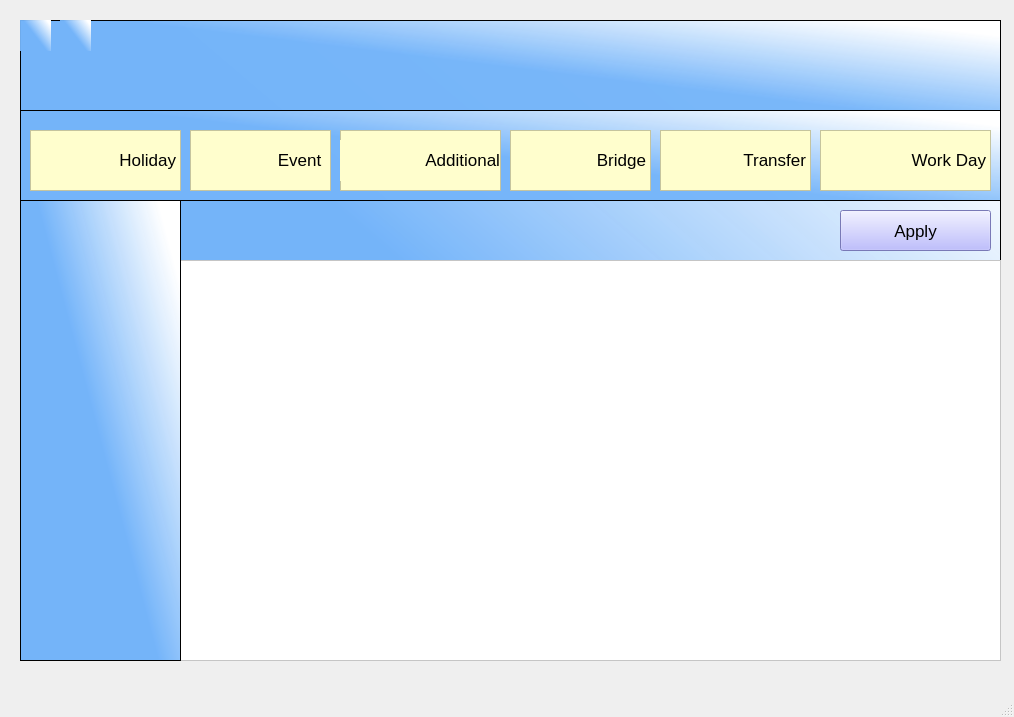
<?xml version="1.0" encoding="UTF-8"?>
<ui version="4.0">
 <class>MainWindow</class>
 <widget class="QMainWindow" name="MainWindow">
  <property name="geometry">
   <rect>
    <x>0</x>
    <y>0</y>
    <width>1014</width>
    <height>717</height>
   </rect>
  </property>
  <property name="windowTitle">
   <string>MainWindow</string>
  </property>
  <property name="styleSheet">
   <string notr="true"/>
  </property>
  <widget class="QWidget" name="centralwidget">
   <widget class="QWidget" name="widget" native="true">
    <property name="geometry">
     <rect>
      <x>20</x>
      <y>20</y>
      <width>981</width>
      <height>641</height>
     </rect>
    </property>
    <property name="styleSheet">
     <string notr="true">background-color: rgb(135, 255, 255);
background-color: qlineargradient(spread:pad, x1:0.502488, y1:0.528, x2:1, y2:0.148, stop:0 rgba(116, 180, 249, 242), stop:0.970149 rgba(255, 255, 255, 255));</string>
    </property>
    <widget class="QWidget" name="gridLayoutWidget">
     <property name="geometry">
      <rect>
       <x>0</x>
       <y>0</y>
       <width>981</width>
       <height>641</height>
      </rect>
     </property>
     <layout class="QGridLayout" name="gridLayout">
      <item row="1" column="0">
       <widget class="QFrame" name="frame">
        <property name="frameShape">
         <enum>QFrame::StyledPanel</enum>
        </property>
        <property name="frameShadow">
         <enum>QFrame::Raised</enum>
        </property>
        <widget class="QFrame" name="frame_2">
         <property name="geometry">
          <rect>
           <x>0</x>
           <y>0</y>
           <width>981</width>
           <height>91</height>
          </rect>
         </property>
         <property name="styleSheet">
          <string notr="true"/>
         </property>
         <property name="frameShape">
          <enum>QFrame::StyledPanel</enum>
         </property>
         <property name="frameShadow">
          <enum>QFrame::Raised</enum>
         </property>
         <widget class="QLabel" name="labelHome">
          <property name="geometry">
           <rect>
            <x>0</x>
            <y>0</y>
            <width>31</width>
            <height>31</height>
           </rect>
          </property>
          <property name="focusPolicy">
           <enum>Qt::StrongFocus</enum>
          </property>
          <property name="text">
           <string/>
          </property>
          <property name="pixmap">
           <pixmap>images/ic_home.png</pixmap>
          </property>
          <property name="scaledContents">
           <bool>true</bool>
          </property>
         </widget>
         <widget class="QLabel" name="labelProfile">
          <property name="geometry">
           <rect>
            <x>40</x>
            <y>0</y>
            <width>31</width>
            <height>31</height>
           </rect>
          </property>
          <property name="focusPolicy">
           <enum>Qt::StrongFocus</enum>
          </property>
          <property name="text">
           <string/>
          </property>
          <property name="pixmap">
           <pixmap>images/ic_profile.png</pixmap>
          </property>
          <property name="scaledContents">
           <bool>true</bool>
          </property>
         </widget>
        </widget>
        <widget class="QTableWidget" name="tableWidget">
         <property name="geometry">
          <rect>
           <x>0</x>
           <y>90</y>
           <width>981</width>
           <height>91</height>
          </rect>
         </property>
        </widget>
        <widget class="QTableView" name="tableView">
         <property name="geometry">
          <rect>
           <x>160</x>
           <y>240</y>
           <width>821</width>
           <height>401</height>
          </rect>
         </property>
         <property name="styleSheet">
          <string notr="true">background-color: rgb(255, 255, 255);</string>
         </property>
        </widget>
        <widget class="QPushButton" name="pushButtonApply">
         <property name="geometry">
          <rect>
           <x>820</x>
           <y>190</y>
           <width>151</width>
           <height>41</height>
          </rect>
         </property>
         <property name="font">
          <font>
           <pointsize>13</pointsize>
           <weight>50</weight>
           <bold>false</bold>
          </font>
         </property>
         <property name="styleSheet">
          <string notr="true">background-color: rgb(170, 170, 255);</string>
         </property>
         <property name="text">
          <string>Apply</string>
         </property>
         <property name="icon">
          <iconset>
           <normaloff>images/ic_apply.png</normaloff>images/ic_apply.png</iconset>
         </property>
        </widget>
        <widget class="QLabel" name="labelEvent">
         <property name="geometry">
          <rect>
           <x>170</x>
           <y>110</y>
           <width>141</width>
           <height>61</height>
          </rect>
         </property>
         <property name="font">
          <font>
           <pointsize>13</pointsize>
           <weight>50</weight>
           <bold>false</bold>
          </font>
         </property>
         <property name="focusPolicy">
          <enum>Qt::StrongFocus</enum>
         </property>
         <property name="layoutDirection">
          <enum>Qt::RightToLeft</enum>
         </property>
         <property name="styleSheet">
          <string notr="true">background-color: rgb(255, 254, 205);</string>
         </property>
         <property name="frameShape">
          <enum>QFrame::StyledPanel</enum>
         </property>
         <property name="frameShadow">
          <enum>QFrame::Plain</enum>
         </property>
         <property name="text">
          <string>&lt;html&gt;&lt;head/&gt;&lt;body&gt;&lt;p align=&quot;right&quot;&gt;Event      &lt;/p&gt;&lt;/body&gt;&lt;/html&gt;</string>
         </property>
         <property name="textFormat">
          <enum>Qt::AutoText</enum>
         </property>
         <property name="scaledContents">
          <bool>false</bool>
         </property>
         <property name="alignment">
          <set>Qt::AlignRight|Qt::AlignTrailing|Qt::AlignVCenter</set>
         </property>
        </widget>
        <widget class="QLabel" name="labelBridge">
         <property name="geometry">
          <rect>
           <x>490</x>
           <y>110</y>
           <width>141</width>
           <height>61</height>
          </rect>
         </property>
         <property name="font">
          <font>
           <pointsize>13</pointsize>
           <weight>50</weight>
           <bold>false</bold>
          </font>
         </property>
         <property name="focusPolicy">
          <enum>Qt::StrongFocus</enum>
         </property>
         <property name="layoutDirection">
          <enum>Qt::RightToLeft</enum>
         </property>
         <property name="styleSheet">
          <string notr="true">background-color: rgb(255, 254, 205);</string>
         </property>
         <property name="frameShape">
          <enum>QFrame::StyledPanel</enum>
         </property>
         <property name="frameShadow">
          <enum>QFrame::Plain</enum>
         </property>
         <property name="text">
          <string>Bridge</string>
         </property>
         <property name="textFormat">
          <enum>Qt::AutoText</enum>
         </property>
         <property name="scaledContents">
          <bool>false</bool>
         </property>
         <property name="alignment">
          <set>Qt::AlignRight|Qt::AlignTrailing|Qt::AlignVCenter</set>
         </property>
        </widget>
        <widget class="QLabel" name="labelTransfer">
         <property name="geometry">
          <rect>
           <x>640</x>
           <y>110</y>
           <width>151</width>
           <height>61</height>
          </rect>
         </property>
         <property name="font">
          <font>
           <pointsize>13</pointsize>
           <weight>50</weight>
           <bold>false</bold>
          </font>
         </property>
         <property name="focusPolicy">
          <enum>Qt::StrongFocus</enum>
         </property>
         <property name="layoutDirection">
          <enum>Qt::RightToLeft</enum>
         </property>
         <property name="styleSheet">
          <string notr="true">background-color: rgb(255, 254, 205);</string>
         </property>
         <property name="frameShape">
          <enum>QFrame::StyledPanel</enum>
         </property>
         <property name="frameShadow">
          <enum>QFrame::Plain</enum>
         </property>
         <property name="text">
          <string>Transfer</string>
         </property>
         <property name="textFormat">
          <enum>Qt::AutoText</enum>
         </property>
         <property name="scaledContents">
          <bool>false</bool>
         </property>
         <property name="alignment">
          <set>Qt::AlignRight|Qt::AlignTrailing|Qt::AlignVCenter</set>
         </property>
        </widget>
        <widget class="QLabel" name="labelWorkDay">
         <property name="geometry">
          <rect>
           <x>800</x>
           <y>110</y>
           <width>171</width>
           <height>61</height>
          </rect>
         </property>
         <property name="font">
          <font>
           <pointsize>13</pointsize>
           <weight>50</weight>
           <bold>false</bold>
          </font>
         </property>
         <property name="focusPolicy">
          <enum>Qt::StrongFocus</enum>
         </property>
         <property name="layoutDirection">
          <enum>Qt::RightToLeft</enum>
         </property>
         <property name="styleSheet">
          <string notr="true">background-color: rgb(255, 254, 205);</string>
         </property>
         <property name="frameShape">
          <enum>QFrame::StyledPanel</enum>
         </property>
         <property name="frameShadow">
          <enum>QFrame::Plain</enum>
         </property>
         <property name="text">
          <string>Work Day</string>
         </property>
         <property name="textFormat">
          <enum>Qt::AutoText</enum>
         </property>
         <property name="scaledContents">
          <bool>false</bool>
         </property>
         <property name="alignment">
          <set>Qt::AlignRight|Qt::AlignTrailing|Qt::AlignVCenter</set>
         </property>
        </widget>
        <widget class="QLabel" name="labelHoliday">
         <property name="geometry">
          <rect>
           <x>10</x>
           <y>110</y>
           <width>151</width>
           <height>61</height>
          </rect>
         </property>
         <property name="font">
          <font>
           <pointsize>13</pointsize>
           <weight>50</weight>
           <bold>false</bold>
          </font>
         </property>
         <property name="focusPolicy">
          <enum>Qt::StrongFocus</enum>
         </property>
         <property name="layoutDirection">
          <enum>Qt::RightToLeft</enum>
         </property>
         <property name="styleSheet">
          <string notr="true">background-color: rgb(255, 254, 205);</string>
         </property>
         <property name="frameShape">
          <enum>QFrame::StyledPanel</enum>
         </property>
         <property name="frameShadow">
          <enum>QFrame::Plain</enum>
         </property>
         <property name="text">
          <string>Holiday</string>
         </property>
         <property name="textFormat">
          <enum>Qt::AutoText</enum>
         </property>
         <property name="scaledContents">
          <bool>false</bool>
         </property>
         <property name="alignment">
          <set>Qt::AlignRight|Qt::AlignTrailing|Qt::AlignVCenter</set>
         </property>
        </widget>
        <widget class="QLabel" name="label_9">
         <property name="geometry">
          <rect>
           <x>30</x>
           <y>120</y>
           <width>41</width>
           <height>41</height>
          </rect>
         </property>
         <property name="styleSheet">
          <string notr="true">background-color: rgb(255, 254, 205);</string>
         </property>
         <property name="text">
          <string/>
         </property>
         <property name="pixmap">
          <pixmap>images/ic_holiday.png</pixmap>
         </property>
         <property name="scaledContents">
          <bool>true</bool>
         </property>
        </widget>
        <widget class="QLabel" name="label_10">
         <property name="geometry">
          <rect>
           <x>180</x>
           <y>120</y>
           <width>51</width>
           <height>41</height>
          </rect>
         </property>
         <property name="styleSheet">
          <string notr="true">background-color: rgb(255, 254, 205);</string>
         </property>
         <property name="text">
          <string/>
         </property>
         <property name="pixmap">
          <pixmap>images/ic_event.png</pixmap>
         </property>
         <property name="scaledContents">
          <bool>true</bool>
         </property>
        </widget>
        <widget class="QLabel" name="labelAdditional">
         <property name="geometry">
          <rect>
           <x>320</x>
           <y>110</y>
           <width>161</width>
           <height>61</height>
          </rect>
         </property>
         <property name="font">
          <font>
           <pointsize>13</pointsize>
           <weight>50</weight>
           <bold>false</bold>
          </font>
         </property>
         <property name="focusPolicy">
          <enum>Qt::StrongFocus</enum>
         </property>
         <property name="layoutDirection">
          <enum>Qt::RightToLeft</enum>
         </property>
         <property name="styleSheet">
          <string notr="true">background-color: rgb(255, 254, 205);</string>
         </property>
         <property name="frameShape">
          <enum>QFrame::StyledPanel</enum>
         </property>
         <property name="frameShadow">
          <enum>QFrame::Plain</enum>
         </property>
         <property name="text">
          <string>&lt;html&gt;&lt;head/&gt;&lt;body&gt;&lt;p align=&quot;right&quot;&gt;Additional&lt;/p&gt;&lt;/body&gt;&lt;/html&gt;</string>
         </property>
         <property name="textFormat">
          <enum>Qt::AutoText</enum>
         </property>
         <property name="scaledContents">
          <bool>false</bool>
         </property>
         <property name="alignment">
          <set>Qt::AlignCenter</set>
         </property>
        </widget>
        <widget class="QLabel" name="label_15">
         <property name="geometry">
          <rect>
           <x>810</x>
           <y>120</y>
           <width>51</width>
           <height>41</height>
          </rect>
         </property>
         <property name="styleSheet">
          <string notr="true">background-color: rgb(255, 254, 205);</string>
         </property>
         <property name="text">
          <string/>
         </property>
         <property name="pixmap">
          <pixmap>images/ic_workday.png</pixmap>
         </property>
         <property name="scaledContents">
          <bool>true</bool>
         </property>
        </widget>
        <widget class="QLabel" name="label_12">
         <property name="geometry">
          <rect>
           <x>320</x>
           <y>120</y>
           <width>51</width>
           <height>41</height>
          </rect>
         </property>
         <property name="styleSheet">
          <string notr="true">background-color: rgb(255, 254, 205);</string>
         </property>
         <property name="text">
          <string/>
         </property>
         <property name="pixmap">
          <pixmap>images/ic_additional.png</pixmap>
         </property>
         <property name="scaledContents">
          <bool>true</bool>
         </property>
        </widget>
        <widget class="QLabel" name="label_13">
         <property name="geometry">
          <rect>
           <x>500</x>
           <y>120</y>
           <width>51</width>
           <height>41</height>
          </rect>
         </property>
         <property name="styleSheet">
          <string notr="true">background-color: rgb(255, 254, 205);</string>
         </property>
         <property name="text">
          <string/>
         </property>
         <property name="pixmap">
          <pixmap>images/ic_bridge.png</pixmap>
         </property>
         <property name="scaledContents">
          <bool>true</bool>
         </property>
        </widget>
        <widget class="QLabel" name="label_14">
         <property name="geometry">
          <rect>
           <x>650</x>
           <y>120</y>
           <width>51</width>
           <height>41</height>
          </rect>
         </property>
         <property name="styleSheet">
          <string notr="true">background-color: rgb(255, 254, 205);</string>
         </property>
         <property name="text">
          <string/>
         </property>
         <property name="pixmap">
          <pixmap>images/ic_transfer.png</pixmap>
         </property>
         <property name="scaledContents">
          <bool>true</bool>
         </property>
        </widget>
        <widget class="QScrollArea" name="scrollArea">
         <property name="geometry">
          <rect>
           <x>0</x>
           <y>180</y>
           <width>161</width>
           <height>461</height>
          </rect>
         </property>
         <property name="widgetResizable">
          <bool>true</bool>
         </property>
         <widget class="QWidget" name="scrollAreaWidgetContents">
          <property name="geometry">
           <rect>
            <x>0</x>
            <y>0</y>
            <width>159</width>
            <height>459</height>
           </rect>
          </property>
         </widget>
        </widget>
       </widget>
      </item>
     </layout>
    </widget>
   </widget>
  </widget>
  <widget class="QMenuBar" name="menubar">
   <property name="geometry">
    <rect>
     <x>0</x>
     <y>0</y>
     <width>1014</width>
     <height>26</height>
    </rect>
   </property>
  </widget>
  <widget class="QStatusBar" name="statusbar"/>
 </widget>
 <resources/>
 <connections/>
</ui>
